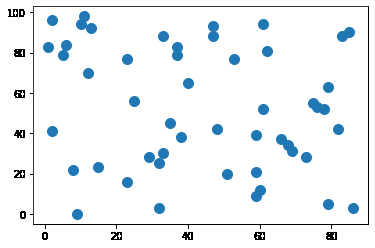
#> input picture _images/0495b370c8e79360e00c742a2146c57ce525c5fa4a5d11dac7eeea3f97385f77.png, 375 x 248 px, given in place of ainew.png, which was not available
$ jupyter execute A2024_Day10S.ipynb   (shell and % lines are left out)   (text cells are left out)
#> lines starting #> are read from the running program, lines starting #| are printed output that depends on the picture; pictures that were not available may be replaced by others from this repository, and a replacement may not be noted
[cell 1]
import matplotlib.pyplot as plt
import numpy as np
from google.colab.patches import cv2_imshow

import cv2
print(cv2.__version__) #computer vision 버젼 확인

[cell 2]
img = cv2.imread('ainew.png', cv2.IMREAD_COLOR)
#> img is the input picture: shape (248, 375, 3); mean B, G, R 246.6, 243.6, 239.2
print('type(img): ', type(img))
#| type(img):  <class 'numpy.ndarray'>
print(img.shape)
#| (248, 375, 3)
print(img)
#> (printed output is left out)

[cell 3]
plt.imshow(img)
plt.show()

[cell 4]
imgRGB = cv2.cvtColor(img, cv2.COLOR_BGR2RGB)
plt.axis('off')
plt.imshow(imgRGB)
plt.show()

[cell 5]
img = cv2.imread('night.jpg', cv2.IMREAD_COLOR)
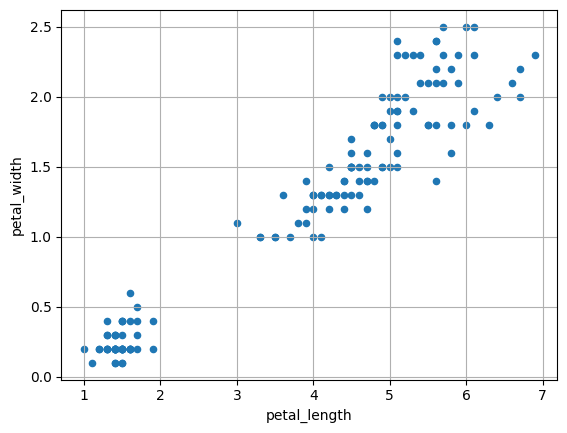
#> input picture _images/0bae41dd54416bfebb2da2a020881c6f2cd6d832e4ab611698c2781726e54a57.png, 567 x 433 px, given in place of night.jpg, which was not available
#> img is the input picture: shape (433, 567, 3); mean B, G, R 248.5, 247.4, 245.8
plt.axis('off')
plt.imshow(img)
plt.show()

[cell 6]
plt.figure(figsize=(7,5))
plt.hist(img.ravel(), bins=32)
plt.xlim([0,256])
plt.show()
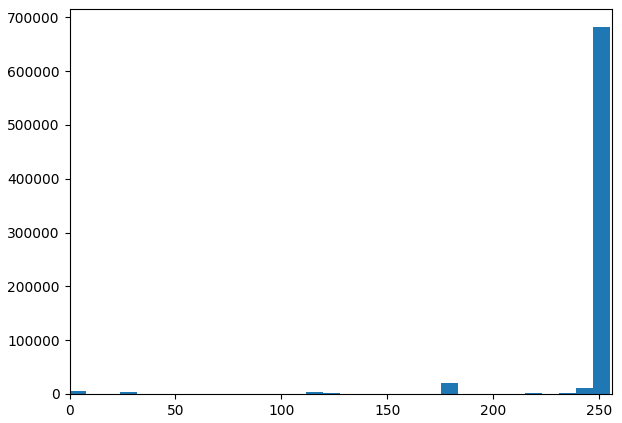
#> figure drawn by matplotlib, 1 panel; tallest bar 681227 high, from x = 247 to 255

[cell 7]
b, g, r = cv2.split(img)
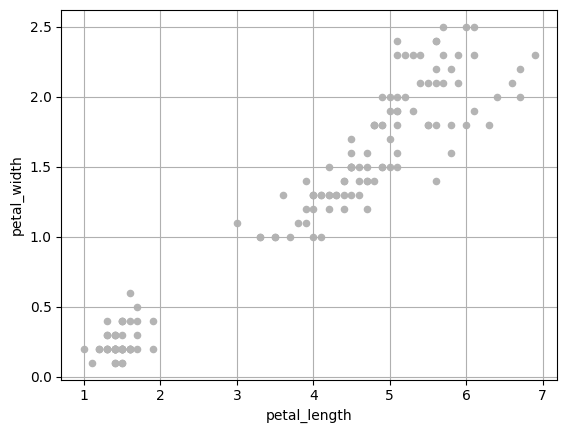
#> b: shape (433, 567); min 0, max 255, mean 248.5
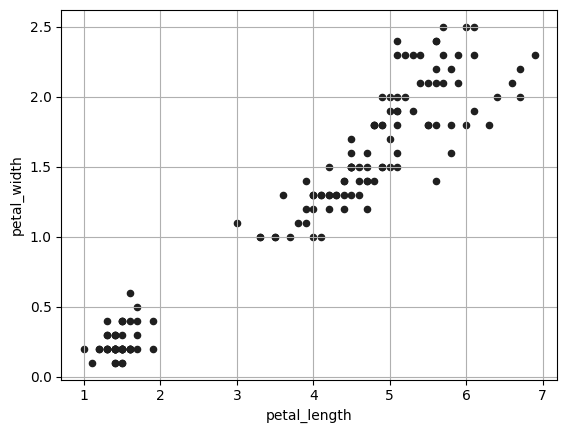
#> r: shape (433, 567); min 0, max 255, mean 245.8
b1 = cv2.equalizeHist(b)
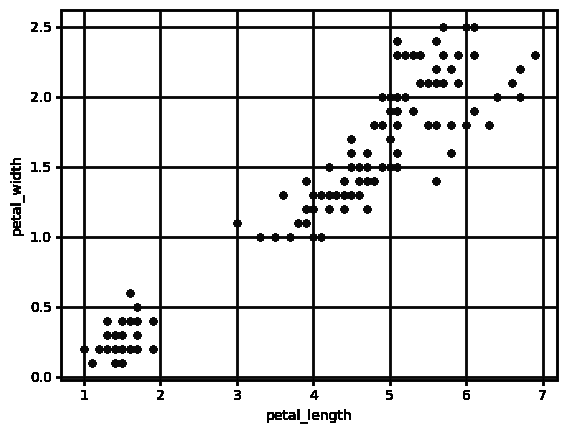
#> b1: shape (433, 567); min 0, max 255, mean 227.1
g1 = cv2.equalizeHist(g)
r1 = cv2.equalizeHist(r)
img_eq = cv2.merge((b1,g1,r1)) #변형된 각각 채널을 합침

plt.axis('off')
plt.imshow(img_eq)
plt.show()
#cv2_imshow(img_eq)

[cell 8]
plt.figure(figsize=(7,5))
plt.hist(img_eq.ravel(), bins=32)
plt.xlim([0,256])
plt.show()
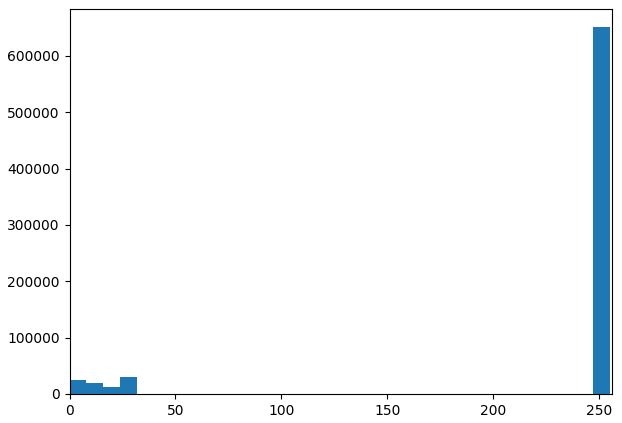
#> figure drawn by matplotlib, 1 panel; tallest bar 650613 high, from x = 247 to 255

[cell 9]
img = cv2.imread('night.jpg', cv2.IMREAD_COLOR)

#HSV 색상(Hue), 채도(Saturation), 명도(Value) 채널분리 후 value 채널만 평평히 편다.
hsv = cv2.cvtColor(img, cv2.COLOR_BGR2HSV)
#> hsv: shape (433, 567, 3); mean H, S, V 2.4, 3.7, 248.5
h,s,v = cv2.split(hsv)
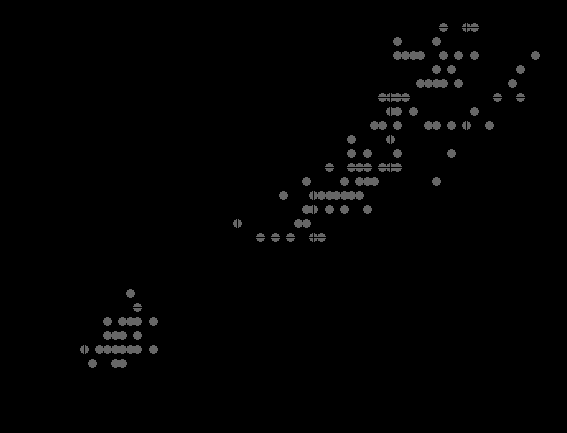
#> h: shape (433, 567); min 0, max 105, mean 2.4
v1 = cv2.equalizeHist(v)
hsv1 = cv2.merge((h,s,v1)) #변형된 Value 채널을 합침
#> hsv1: shape (433, 567, 3); mean H, S, V 2.4, 3.7, 227.1
img_hsv_eq = cv2.cvtColor(hsv1, cv2.COLOR_HSV2BGR)

plt.axis('off')
plt.imshow(img_hsv_eq)
plt.show()

[cell 10]
hog = cv2.HOGDescriptor()
hog.setSVMDetector(cv2.HOGDescriptor_getDefaultPeopleDetector())

[cell 11]
from IPython.display import clear_output

cap = cv2.VideoCapture('walking.avi')

while True:
    ret, frame = cap.read()
    if not ret:
        break
    detected, _ = hog.detectMultiScale(frame) # 매 프레임마다 보행자 검출
#> detected = ()

    # 검출 결과 화면 표시
    # 사각형 시작좌표 x,y, 종료좌표 w,h, 사각형색깔(127,0,0) , 사각형 두께 2
    for (x, y, w, h) in detected:
        cv2.rectangle(frame, (x, y, w, h), (127, 0, 0), 2)
#> this loop made 0 passes

    clear_output(wait=True)
    cv2_imshow(frame)
    # if cv2.waitKey(10) == 27:
    #     break
